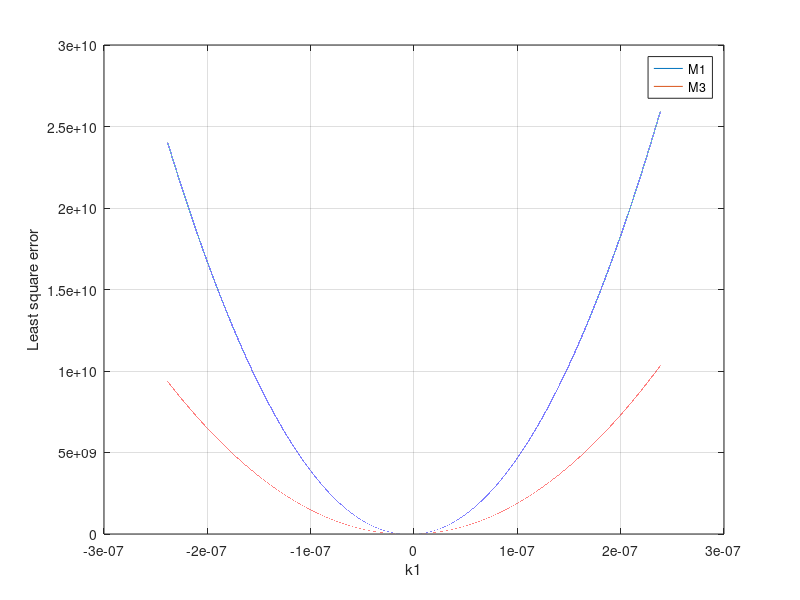

Reproduce this figure in MATLAB.
% Geoffrey Palo
% EN.525.665 Machine Perception
% Final Project - Self-calibration of Star Cameras
% Algorithms from "Autonomous Star Camera Calibration and Spacecraft 
% Attitude Determination", Madhumita Pal & M. Seetharama Bhat 2017

clear

% point correspondences (calculated centroids using other software)
load('p_init1.mat');

% ASTHROS camera previously calculated principal axis offset
u0_goal = 83.5658;
v0_goal = 55.5521;

s_pix = 4.5e-6; % Pixel size from sensor datasheet
f = 135e-3; % Lens focal length
alpha_goal = f/s_pix; % assumed alpha/beta values
beta_goal = alpha_goal;

% Point correspondences of stars in ASTHROS moon images
p(:,:,1) = p_init(1:4,:);
p(:,:,2) = p_init(5:8,:);
p(:,:,3) = p_init(9:12,:);
p(:,:,4) = p_init(13:16,:);

% Convert pixel map values to u-v axes (subtract midpoint)
p(:,1,:) = p(:,1,:) - 4096/2;
p(:,2,:) = 4096/2 - p(:,2,:);

% A*m = 0, where m is the vector of M elements (derivation in Pal & Bhat)
A = zeros(8,9,size(p,3)-1);

for idx = 2:size(p,3)
    A_temp = [[p(1,:,1) 1 zeros(1,3) -p(1,1,idx)*[p(1,:,1) 1]];...
        [zeros(1,3) p(1,:,1) 1 -p(1,2,idx)*[p(1,:,1) 1]]];
    % This computes A for every POINT CORRESPONDENCE in one IMAGE PAIR
    for jdx = 2:size(p,1)
        A_temp = [A_temp; [[p(jdx,:,1) 1 zeros(1,3) -p(jdx,1,idx)*[p(jdx,:,1) 1]];...
            [zeros(1,3) p(jdx,:,1) 1 -p(jdx,2,idx)*[p(jdx,:,1) 1]]]];
    end
    % This creates the array A which contains N-1 8x9 matrices (where N is
    % number of images)
    A(:,:,idx - 1) = A_temp;
end

% Vector of homography matrix M elements
m = zeros(9,size(p,3)-1);

% Singular value decomposition of AT*A, m is the eigenvector corresponding
% to the smallest eigenvalue
for idx = 1:size(A,3)
    [V,D] = eig(A(:,:,idx)'*A(:,:,idx));
    [U,S,Vs] = svd(A(:,:,idx)'*A(:,:,idx));
    m(:,idx) = Vs(:,end);
end

M = zeros(3,3,size(m,2));
% Reshape and normalize m to M
for idx = 1:size(m,2)
    M(:,:,idx) = [m(1:3,idx)'; m(4:6,idx)'; m(7:9,idx)'];
    M(:,:,idx) = 1/M(3,3,idx)*M(:,:,idx);
end

Q = [];

% Create matrix Q, to solve K*K'*M^(-1)' = M*K*K'
for kdx = 1:size(M,3)
    M_invT(:,:,kdx) = inv(M(:,:,kdx))';
    Q = [Q; kron(eye(3),M(:,:,kdx)) - kron(M_invT(:,:,kdx),eye(3))];
end

% Singular value decomposition of QT*Q, k is the eigenvector corresponding
% to the smallest eigenvalue
[U,S,V] = svd(Q'*Q);
k = V(:,end);
KKt = reshape(k,[3,3]); 
KKt = 1/KKt(3,3) * KKt;

% Extract camera parameters from matrix K*K'
u0 = KKt(3,1);
v0 = KKt(3,2);
alpha = sqrt(KKt(1,1) - u0^2);
beta = sqrt(KKt(2,2) - v0^2);

% Starting to test k1 values

% Range of k1 (from Pal & Bhat)
r = sqrt(2048^2+2048^2);
k1Max = 2/r^2;

% For setting parameters to previously calculated, if desired
% alpha = alpha_goal;
% beta = beta_goal;
% u0 = u0_goal;
% v0 = v0_goal;

% Fifth point correspondence; found in images 1, 2, and 4
p1 = [2453.313477; 245.677963; 1];
p_actual(:,1) = [2405.280762; 350.052643; 1];
p_actual(:,2) = [2133.58374; 895.180969; 1];

% Convert pixel map values to u-v axes (subtract midpoint)
p1 = p1 - [4096/2; 4096/2; 0];
p_actual = [4096/2; 4096/2; 0] - p_actual;

for kdx = 1:size(p_actual,2)
    % Estimated point location using homography matrix
    if(kdx ~= 2)
        p_est = M(:,:,kdx)*p1;
    else
        p_est = M(:,:,kdx+1)*p1;
    end
    u = p_est(1);
    v = p_est(2);
    u_actual = p_actual(1,kdx);
    v_actual = p_actual(2,kdx);
    k1 = -k1Max:10^-5*k1Max:k1Max; % test values for k1
    for idx = 1:size(k1,2)
        % Calculate distorted point location with test k1 values
        ud = u + (u - u0)*k1(idx)*((u-u0)^2/alpha^2+(v-v0)^2/beta^2);
        vd = v + (v - u0)*k1(idx)*((u-u0)^2/alpha^2+(v-v0)^2/beta^2);
        % Distances of distorted (calculated) and actual points
        dist_d = sqrt(ud^2 + vd^2);
        dist_actual = sqrt(u_actual^2 + v_actual^2);
        % Squared error
        err(idx,kdx) = (dist_d - dist_actual)^2;
    end
end

[min_err, I] = min(err);

plot(k1,err(:,1),k1,err(:,2));
grid on;
xlabel('k1');
ylabel('Least square error');
legend('M1','M3');

alpha
beta
u0
v0
k1_M1 = k1(I(1))
k1_M2 = k1(I(2))